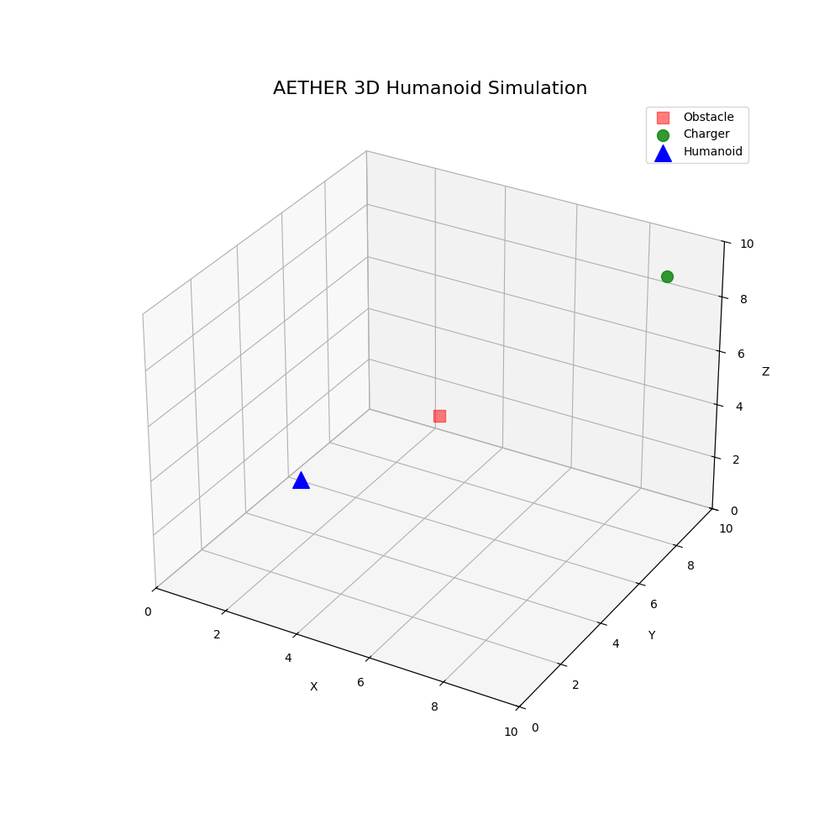
#> input picture visual/aether_3d_v1.png, 840 x 840 px, shrunk from 1000 x 1000 before the run, found by its file name
$ python vision.py
#> lines starting #> are read from the running program, lines starting #| are printed output that depends on the picture
import cv2
import numpy as np
import os

def vision_to_tokens(image_path, grid_size=(4, 4)):
    """
    Converts an image into structural and color tensors (Hex-encoded strings)
    to represent the 'energy' of the visual for an LLM to 'feel'.
    """
#> called with image_path = 'visual/aether_3d_v1.png', grid_size = (4, 4)
    if not os.path.exists(image_path):
        return f"Error: File {image_path} not found."

    # 1. Load image and convert to RGB
    img = cv2.imread(image_path)
#> img is the input picture: shape (840, 840, 3); mean B, G, R 249.2, 249.2, 249.2
    if img is None:
        return "Error: Could not decode image."
    img = cv2.cvtColor(img, cv2.COLOR_BGR2RGB)

    # 2. Divide into a grid to capture spatial "feeling"
    h, w, _ = img.shape
#> h = 840; w = 840
    gh, gw = h // grid_size[0], w // grid_size[1]
#> gh = 210; gw = 210

    sensory_blocks = []

    for r in range(grid_size[0]):
        for c in range(grid_size[1]):
            # Extract the grid cell
            cell = img[r*gh:(r+1)*gh, c*gw:(c+1)*gw]

            if cell.size == 0:
                continue

            # Calculate Average Color (RGB) and Brightness (Luminance)
            avg_color = np.mean(cell, axis=(0, 1)).astype(int)
            brightness = int(0.299*avg_color[0] + 0.587*avg_color[1] + 0.114*avg_color[2])

            # Convert to Hex Tokens: v[Row][Col]_[HexColor]_[BrightnessHex]
            hex_color = '{:02x}{:02x}{:02x}'.format(*avg_color)
            token = f"v{r}{c}_{hex_color}_{brightness:02x}"
            sensory_blocks.append(token)
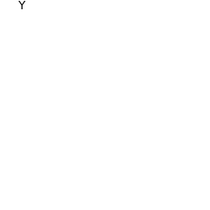
#> cell: shape (210, 210, 3); min 13, max 255, mean 254.9
#> after the loop, sensory_blocks = ['v00_ffffff_ff', 'v01_fafafa_fa', 'v02_f9f9f9_f8', 'v03_fafafa_fa', 'v10_fcfcfc_fc', 'v11_f4f4f4_f3', 'v12_efefef_ee', 'v13_f6f6f6_f6', 'v20_fbfbfb_fa', 'v21_f1f1f2_f1', 'v22_f1f1f1_f0', 'v23_f9f9f9_f8', 'v30_ffffff_ff', 'v31_fcfcfc_fc', 'v32_fafafa_fa', 'v33_fefefe_fd']

    return f"<|VISUAL_SENSE: {'|'.join(sensory_blocks)} |>"

if __name__ == "__main__":
    # Test with a visual from the simulation
    test_img = "visual/aether_3d_v1.png"
    if os.path.exists(test_img):
        print(f"Feeling {test_img}...")
        print(vision_to_tokens(test_img))
    else:
        print(f"Sample image {test_img} not found for testing.")
